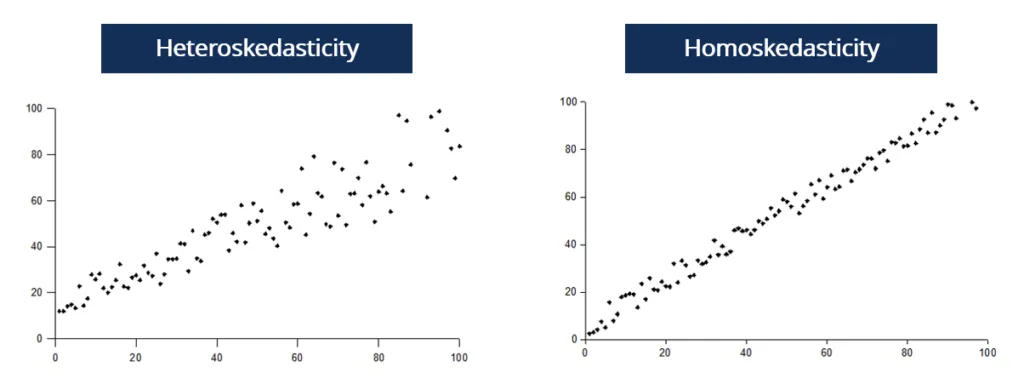
#> input picture Machine Learning/Linear Models/Homoskedasticity, Hetroskedasticity/images/homovshetro.png, 1024 x 390 px
$ jupyter execute 'homoskedasticity vs hetroskedasticity.ipynb'
#> lines starting #> are read from the running program, lines starting #| are printed output that depends on the picture
1. [Homoskedasticity vs Hetroskedasticity](#homoskedasticity-vs-hetroskedasticity)

#### Homoskedasticity vs Hetroskedasticity:

Homoskedasticity:
- the variance of error is constant with change in the independent variables

Hetroskedasticity:
- the variance of error is not constant with change in the independent variables

[cell 1]
from PIL import Image
from IPython.display import display

img = Image.open('images/homovshetro.png')
#> img is the input picture: PIL image 1024x390 RGB; mean R, G, B 235.4, 237.4, 240.2
new_image = img.resize((760, 300))
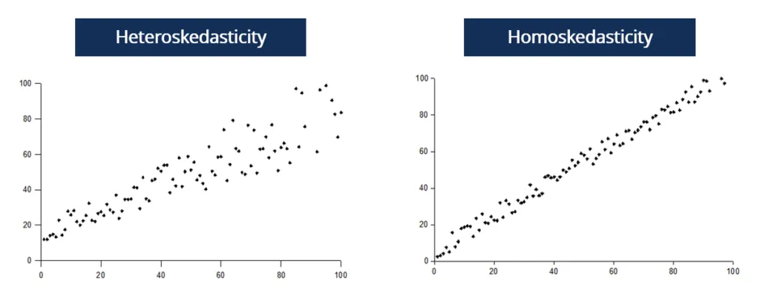
#> new_image: PIL image 760x300 RGB; mean R, G, B 235.4, 237.4, 240.2
display(new_image)
